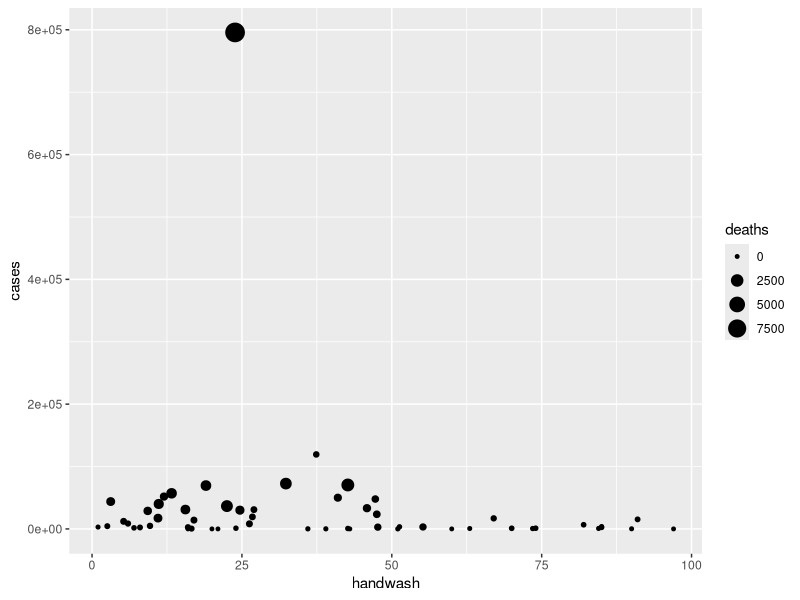

Reproduce this figure in R.
library(tidyverse)
library(viridis)

cases <- read.csv("../data/choleracases.csv")
handwash <- read.csv("../data/handwash.csv") 
deaths <- read.csv("../data/choleradeaths.csv")


# tidying data
fix_data <- function(data) {
  data <-
    gather(
      data %>% slice_tail(n = -2),
      key = Year,
      value = name,
      -X
    ) %>%
    filter(!str_detect(Year, "\\.")) %>%
    mutate(Year = as.integer(str_sub(Year, 2))) %>%
    mutate(name = as.integer(name)) %>%
    rename(Country = X)
}

cases <- cases %>% rename(cases = Number.of.reported.cases.of.cholera)

handwash <- fix_data(handwash)

# joining cases and handwashing df 
cases_handwashing_data <- left_join(cases, handwash, by = c("Country" = "Country", "Year" = "Year")) %>%
  left_join(deaths, by = c("Country" = "Country", "Year" = "Year")) %>%
  drop_na()

cases_handwashing <- function(start, end) {
  cases_handwashing_data %>% 
    filter(start <= Year & Year < end) %>%
    group_by(Country) %>% 
    summarize(cases = sum(cases, na.rm = TRUE),
              deaths = sum(as.integer(Number.of.reported.deaths.from.cholera), na.rm = TRUE),
              handwash = mean(name, na.rm = TRUE)) %>%
    return()
}

# scatter plot
cases_handwash_graph <- ggplot(data = cases_handwashing(1000, 2020), aes(x = handwash, y = cases, size = deaths)) +
  geom_point()
title = "Number of Cholera Cases and Handwashing Percentages"